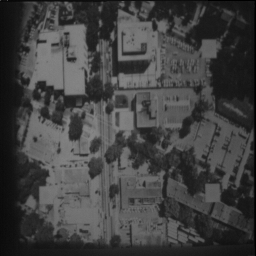
%> input picture ip3/aerial.tif, 256 x 256 px
$ octave ex14.m   (GNU Octave 9; MATLAB toolbox functions it lacks are replaced by stand-ins)
%> lines starting %> are read from the running program, lines starting %| are printed output that depends on the picture
%Image Processing session3 2016 -- Nathan Dwek
close all;

SFILTER = 1/9*[-1 -1 -1; -1 8 -1; -1 -1 -1];

original = imadjust(im2double(imread('aerial.tif', 'TIFF')));
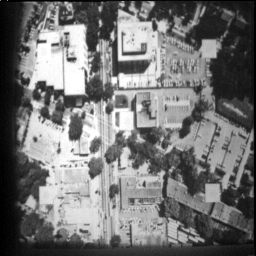
%> original: size 256x256 double; min 0, max 1, mean 0.458
filtered = imadjust(conv2(original, SFILTER, 'same'));
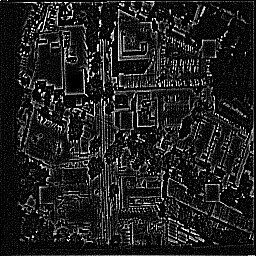
%> filtered: size 256x256 double; min 0, max 1, mean 0.124
%> (the run ends here)
